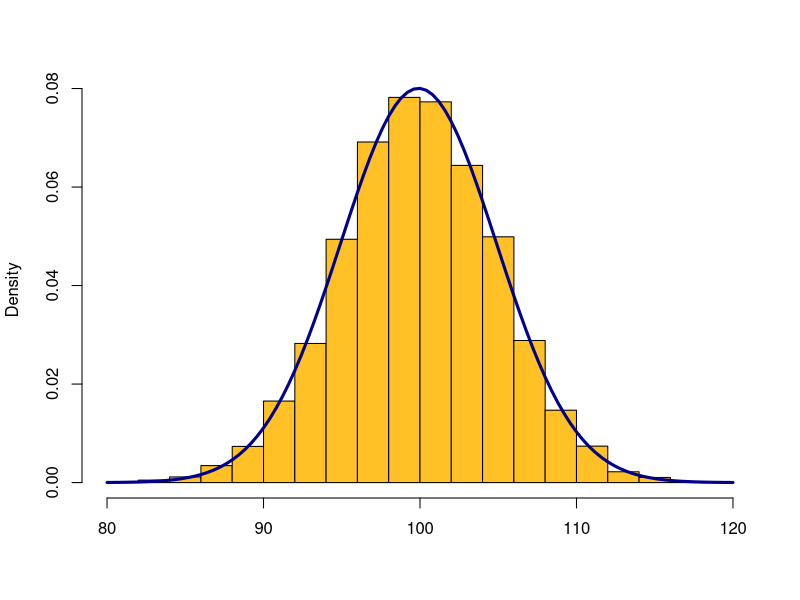

Recreate this plot in R.
## ---- chunk 1
knitr::opts_chunk$set(echo = TRUE)
## ---- chunk 2
# sample 10,000 numbers from a population with a mean of 100 and an SD of 5
mydata <- rnorm(n=10000, mean=100, sd=5)

# some sample statistics; they probably won't be exact because this is a sample
mean(mydata)
sd(mydata)

# Make a histogram of your sample
hist(mydata, main ="", col = "goldenrod1", xlim = c(80, 120), freq = FALSE,
 xlab = "")
## freq = FALSE will give the density function; leaving out that argument
## will make the Y-axis frequency rather than probability density

# ...and add a density curve
curve(dnorm(x, mean=mean(mydata), sd=sd(mydata)), add=TRUE, 
 col="darkblue", lwd=3)
## The argument add = TRUE overlays the curve on your existing histogram
## lwd=3 specifies the width of the line
## ---- chunk 3
1 - pnorm(100, mean = 100, sd = 5)
## ---- chunk 4
1 - pnorm(105.6, mean = 100, sd = 5)
## ---- chunk 5
pnorm(97.3, mean = 100, sd = 5)
## ---- chunk 6
pnorm(97.3, mean = 100, sd = 5) + 1 - pnorm(105.6, mean = 100, sd = 5)
## ---- chunk 7
1 - pnorm(115.6, mean = 100, sd = 5)
